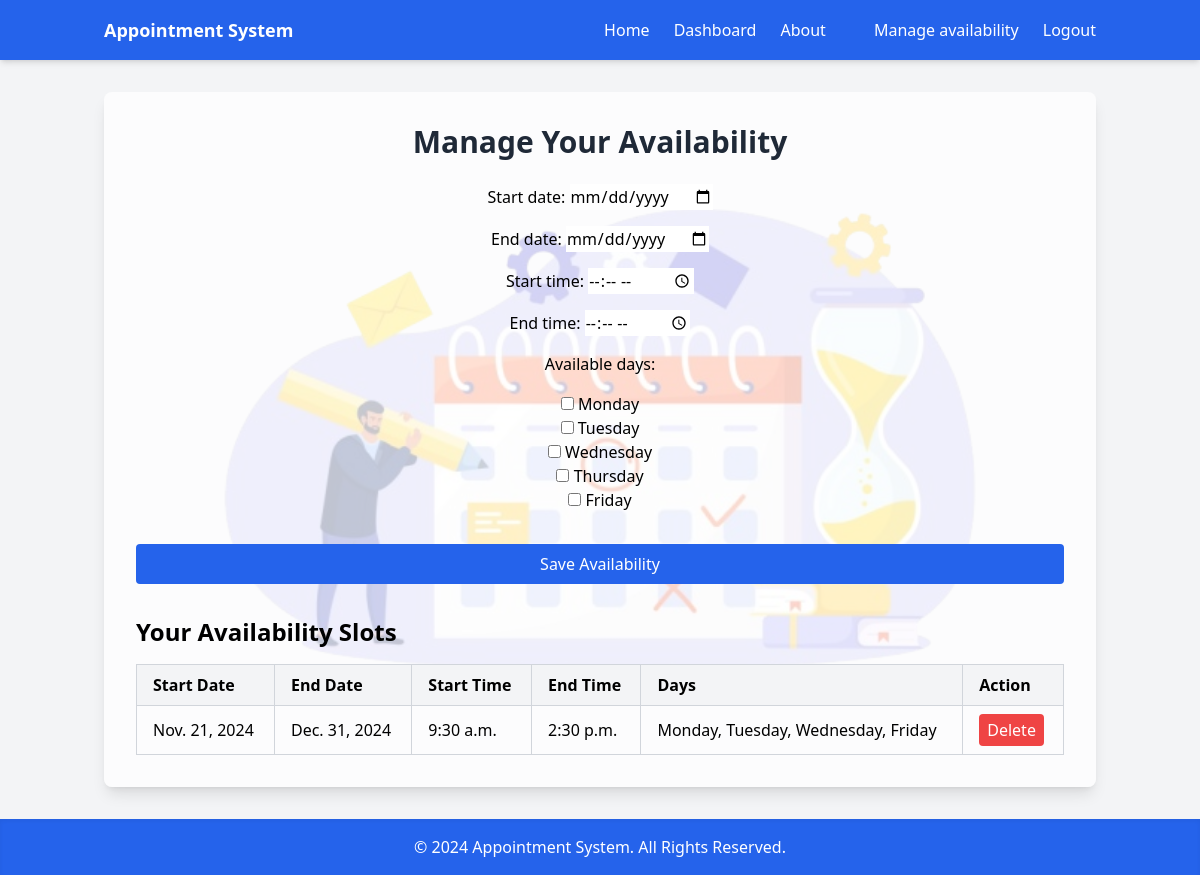
The page /appointments/manage_appointments/ (signed in) on the database its author committed.
### appointments/models.py (models this page shows, shortened)
class Availability(models.Model):
    staff = models.ForeignKey(Staff, on_delete=models.CASCADE, null=True, blank=True)
    start_date = models.DateField()
    end_date = models.DateField()
    start_time = models.TimeField()
    end_time = models.TimeField()
    available_days = models.CharField(max_length=255, blank=True, null=True)  # Storing available days as a string
    class Meta:
        unique_together = (('staff', 'start_date', 'end_date', 'start_time', 'end_time'),)

### appointments/views/appointments.py (the view)
# urls.py: path('manage_appointments/', manage_availability_view, name='manage_availability_view'),
@login_required
def manage_availability_view(request):
    if request.method == 'POST':
        form = StaffAvailabilityForm(request.POST)
        if form.is_valid():
            availability = form.save(commit=False)
            availability.staff = request.user.staff  # Assuming user is related to Staff model
            if availability.start_time and availability.end_time and availability.start_date and availability.end_date:
                if Availability.objects.filter(
                    staff=availability.staff,
                    start_date__lte=availability.end_date,
                    end_date__gte=availability.start_date,
                    start_time__lt=availability.end_time,  # Correct time comparison
                    end_time__gt=availability.start_time   # Correct time comparison
                ).exists():
                    messages.error(request, "Availability for this date and time range already exists.")
                else:
                    availability.save()  # Save the instance
                    messages.success(request, "Your availability has been updated successfully.")
                    return redirect('manage_availability_view')  # Stay on the same page after submission
            else:
                messages.error(request, "Start date, end date, start time, and end time are required.")
    else:
        form = StaffAvailabilityForm()
    availabilities = Availability.objects.filter(staff=request.user.staff)
    for availability in availabilities:
        if isinstance(availability.available_days, str):
            availability.available_days = availability.available_days.strip('[]').replace("'", "").split(', ')
    return render(request, 'appointments/manage_availability.html', {'form': form, 'availabilities': availabilities})

### appointments/forms.py (shortened to what this page needs)
class StaffAvailabilityForm(forms.ModelForm):
    start_date = forms.DateField(
        widget=forms.DateInput(attrs={'type': 'date'}),
        required=True,
    )
    end_date = forms.DateField(
        widget=forms.DateInput(attrs={'type': 'date'}),
        required=True,
    )
    start_time = forms.TimeField(
        widget=forms.TimeInput(attrs={'type': 'time'}),
        required=True,
    )
    end_time = forms.TimeField(
        widget=forms.TimeInput(attrs={'type': 'time'}),
        required=True,
    )
    available_days = forms.MultipleChoiceField(
        choices=[
            ('Monday', 'Monday'),
            ('Tuesday', 'Tuesday'),
            ('Wednesday', 'Wednesday'),
            ('Thursday', 'Thursday'),
            ('Friday', 'Friday')
        ],
        widget=forms.CheckboxSelectMultiple,
        required=False  # Optional, depending on your logic
    )
    class Meta:
        model = Availability
        fields = ['start_date', 'end_date', 'start_time', 'end_time', 'available_days']

### appointments/templates/appointments/manage_availability.html (shortened to what this page needs)
{% extends 'appointments/base.html' %}
{% block link2 %}
<li><a href="{% url 'manage_availability_view' %}" class="hover:underline">Manage availability</a></li>
{% endblock %}
{% block link3 %}
<a href="{% url 'logout' %}" class="hover:underline">Logout</a>
{% endblock %}
{% block content %}
<div class="flex flex-col bg-contain bg-center bg-no-repeat" style="background-image: url('../../static/assest/fdsgfdArtboard-1-2048x1152-removebg-preview.png');">
    <div class="flex items-center justify-center flex-1">
        <div class="bg-white bg-opacity-75 shadow-lg rounded-lg p-8 w-full max-w-screen-lg">
            <h2 class="text-3xl font-bold mb-6 text-center text-gray-800">Manage Your Availability</h2>
            <form method="post" class="space-y-4 text-center">
                {{ form.as_p }}
                <button type="submit" class="w-full bg-blue-600 hover:bg-blue-700 text-white py-2 px-4 rounded transition duration-200">
                    Save Availability
                </button>
            </form>
            <h3 class="text-2xl font-semibold mt-8">Your Availability Slots</h3>
            {% if availabilities %}
                <div class="overflow-x-auto mt-4">
                    <table class="min-w-full table-auto text-left border-collapse border border-gray-200">
                        <thead class="bg-gray-100">
                            <tr>
                                <th class="border border-gray-300 px-4 py-2">Start Date</th>
                                <th class="border border-gray-300 px-4 py-2">End Date</th>
                                <th class="border border-gray-300 px-4 py-2">Start Time</th>
                                <th class="border border-gray-300 px-4 py-2">End Time</th>
                                <th class="border border-gray-300 px-4 py-2">Days</th>
                                <th class="border border-gray-300 px-4 py-2">Action</th>
                            </tr>
                        </thead>
                        <tbody>
                            {% for slot in availabilities %}
                            <tr class="hover:bg-gray-50">
                                <td class="border border-gray-300 px-4 py-2">{{ slot.start_date }}</td>
                                <td class="border border-gray-300 px-4 py-2">{{ slot.end_date }}</td>
                                <td class="border border-gray-300 px-4 py-2">{{ slot.start_time }}</td>
                                <td class="border border-gray-300 px-4 py-2">{{ slot.end_time }}</td>
                                <td class="border border-gray-300 px-4 py-2">{{ slot.available_days|join:", " }}</td>
                                <td class="border border-gray-300 px-4 py-2">
                                    <form action="{% url 'delete_availability' slot.id %}" method="post">
                                        <button type="submit" class="bg-red-500 hover:bg-red-700 text-white py-1 px-2 rounded transition duration-200">
                                            Delete
                                        </button>
                                    </form>
                                </td>
                            </tr>
                            {% endfor %}
                        </tbody>
                    </table>
                </div>
            {% else %}
                <p class="text-gray-600 mt-4 text-center">No availability slots found.</p>
            {% endif %}
        </div>
    </div>
</div>
{% endblock %}

### rows shown on the page
Availability: start_date "Nov. 21, 2024", end_date "Dec. 31, 2024", start_time "9:30 a.m.", end_time "2:30 p.m.", available_days "Monday, Tuesday, Wednesday, Friday"
